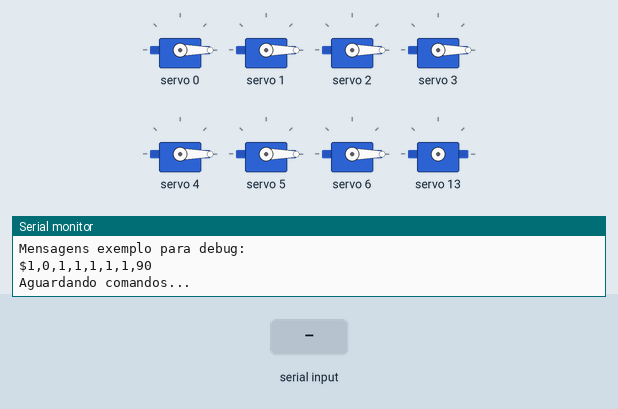
This sketch was run on a simulated Arduino Mega 2560, built with avr-gcc and run on an emulated ATmega2560. On the bench: 8 × servo, the last lines printed to the serial monitor. The test bench sets the inputs (shaded band).

Above: at 1.2 s.
1.3 s: "90,45,200\n" received over the second serial link
2.8 s: "30,150\n" received over the second serial link
At 3.9 s:
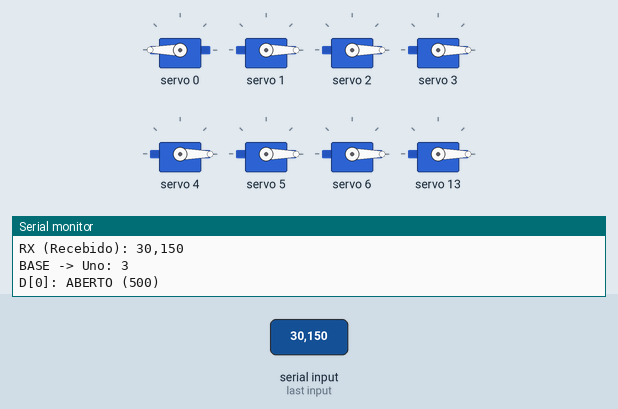
4.3 s: "30,150,10\n" received over the second serial link
At 5.1 s:
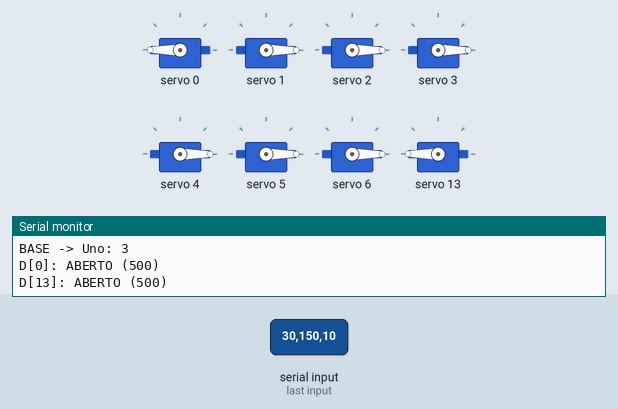
5.8 s: "90,45\n" received over the second serial link
At 6.2 s:
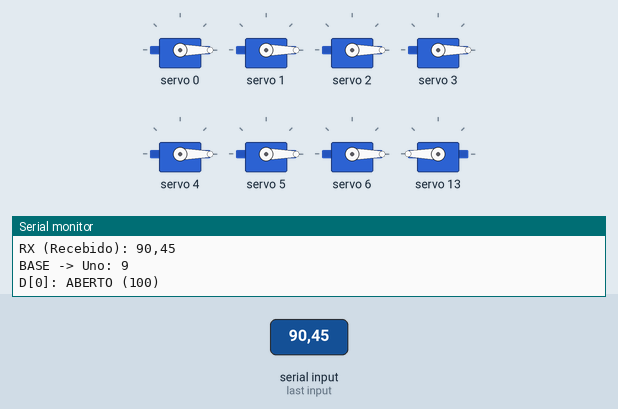
7.3 s: "1,90,45\n" received over the second serial link
At 8.6 s:
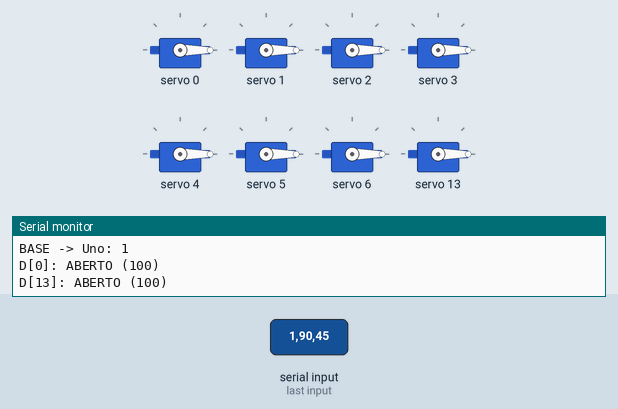
Timing chart, 0 to 9.8 s (numbered marks = the images above; inputs shaded):
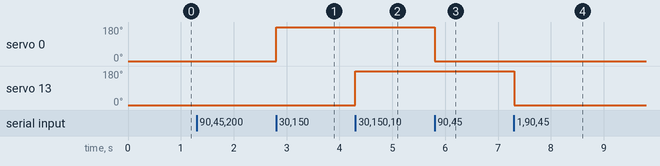

Measured:
- after the input at 2.8 s, servo 0: 0° → 180° at once
- after the input at 4.3 s, servo 13: 0° → 180° at once
- after the input at 5.8 s, servo 0: 180° → 0° at once
- after the input at 7.3 s, servo 13: 180° → 0° at once

The sketch:

MotorDriver_PT.ino
```cpp
/*
 * ======================================================================================
 *                        NOME DO FICHEIRO: MotorDriver_PT.ino
 * ======================================================================================
 *
 * DESCRIÇÃO PARA PRINCIPIANTES:
 * Este é um programa para um Arduino Mega. O Arduino é como o "cérebro" eletrónico
 * que controla o braço robótico.
 *
 * O que este programa faz:
 * 1. Recebe ordens do "cérebro de visão" (o Raspberry Pi ou computador).
 * 2. As ordens vêm em forma de mensagem de texto (ex: "$1,0,1,1,1,1,1,90").
 * 3. O Arduino lê essa mensagem e traduz para movimentos físicos nos motores.
 *
 * TIPOS DE MOTORES USADOS:
 * - Servo Motores (controlados pela placa PCA9685): Usados para os dedos, cotovelo e rotação da mão.
 * - Motor de Passo/Stepper (controlado por outro Arduino Uno): Usado para rodar a base do braço.
 *
 * LINGUAGEM: C++ (Linguagem padrão do Arduino)
 * ======================================================================================
 */

// --- BIBLIOTECAS (Livrarias de código) ---
// Estas linhas "chamam" código extra que já foi escrito por outras pessoas
// para nos ajudar a falar com componentes específicos.
#include <Wire.h>                     // Permite a comunicação I2C (usada para falar com a placa dos servos)
#include <Adafruit_PWMServoDriver.h>  // Biblioteca específica para controlar a placa de servos (PCA9685)

// Criar o "objeto" que controla os servos. Imagine isto como contratar um gestor para os motores.
Adafruit_PWMServoDriver pwm = Adafruit_PWMServoDriver();

// --- CALIBRAÇÃO (Ajustes mecânicos) ---
// Estes valores definem os limites físicos dos motores para não partirem o braço.
// Um servo motor move-se com base num sinal de "pulso".
#define SERVOMIN  100  // Valor do pulso para o motor ir para a posição MÍNIMA
#define SERVOMAX  500  // Valor do pulso para o motor ir para a posição MÁXIMA

// --- VARIÁVEIS GLOBAIS ---
// Gavetas na memória para guardar números que vamos usar muitas vezes.
int PULSO_ABERTO;  // Guardará o valor necessário para ABRIR a mão (90 graus)
int PULSO_FECHADO; // Guardará o valor necessário para FECHAR a mão (0 graus)

// --- DEFINIÇÃO DE PINOS / PORTAS (Onde ligamos os cabos) ---
// Placa PCA9685 tem várias portas numeradas de 0 a 15.
// Aqui damos nomes a esses números para ser mais fácil de ler o código.
#define PORTA_COTOVELO 0   // O motor do cotovelo está ligado na porta 0
#define PORTA_DEDO1    13  // Dedo Polegar
#define PORTA_DEDO2    11  // Dedo Indicador
#define PORTA_DEDO3    10  // Dedo Médio
#define PORTA_DEDO4    15  // Dedo Anelar
#define PORTA_DEDO5    14  // Dedo Mínimo
#define PORTA_ROTACAO  12  // O motor que roda o pulso

// --- COMUNICAÇÃO (Conversa entre máquinas) ---
// Variáveis para receber texto do Raspberry Pi
char g_bufferPC[100];          // Uma "frase" pode ter até 100 letras
bool g_mensagemPronta = false; // "Bandeira" que sobe quando uma frase completa chegou
int g_bufferIndex = 0;         // Contador para saber em que letra vamos

/*
 * ======================================================================================
 * FUNÇÃO SETUP (Configuração Inicial)
 * Esta função corre apenas UMA VEZ quando ligamos o Arduino.
 * Serve para preparar tudo antes de começar a trabalhar.
 * ======================================================================================
 */
void setup() {
  // 1. Iniciar Comunicações (Canais de Rádio)
  // Serial:  Ligação ao computador (cabo USB) para ver mensagens de erro no ecrã (Debug).
  // Serial2: Ligação ao Arduino Uno (que controla a base rotativa).
  // Serial3: Ligação ao Raspberry Pi (o cérebro da visão).

  Serial.begin(115200);   // Velocidade rápida para o PC
  Serial2.begin(9600);    // Velocidade normal para o Arduino Uno
  Serial3.begin(115200);  // Velocidade rápida para o Raspberry Pi

  // 2. Iniciar o Controlador de Servos (PCA9685)
  pwm.begin();           // Acorda a placa de servos
  pwm.setPWMFreq(50);    // Define a frequência para 50Hz (padrão para servos analógicos)
  Wire.setClock(400000); // Acelera a comunicação I2C para responder mais depressa

  // 3. PRÉ-CÁLCULO DE POSIÇÕES
  // A função 'map' traduz graus (0-180) para valores de pulso do motor (100-500).
  // Estamos a calcular isto agora para não ter de fazer contas a toda a hora.
  PULSO_ABERTO  = map(0, 0, 180, SERVOMIN, SERVOMAX);   // 0 graus = Aberto
  PULSO_FECHADO = map(180, 0, 180, SERVOMIN, SERVOMAX); // 180 graus = Fechado

  delay(10); // Pequena pausa para garantir que tudo estabiliza

  // 4. Posição de Início
  moverTodos(0); // Manda todos os servos para a posição 0 (repouso)

  // Mensagens para o humano ler no ecrã do PC
  Serial.println("MEGA PRONTO (MODO TURBO 115200) + ROTACAO + DEBUG ATIVADO");
  Serial.println("Mensagens exemplo para debug: ");
  Serial.println("$1,0,1,1,1,1,1,90");
  Serial.println("Aguardando comandos...");
}

/*
 * ======================================================================================
 * FUNÇÃO LOOP (Ciclo Infinito)
 * Esta função repete-se para sempre, milhares de vezes por segundo.
 * Aqui é onde o Arduino "vive" e trabalha.
 * ======================================================================================
 */
void loop() {
  // --- PARTE 1: ESCUTAR O RASPBERRY PI ---
  // Enquanto houver dados a chegar do Pi e a mensagem não estiver terminada...
  while (Serial3.available() > 0 && !g_mensagemPronta) {
    char inChar = Serial3.read(); // Lê uma letra

    if (inChar == '$') {
      // O símbolo '$' marca o INÍCIO de uma nova mensagem.
      // Se virmos isto, reiniciamos o contador para começar a escrever do zero.
      g_bufferIndex = 0;
    }
    else if (inChar == '\n') {
      // O símbolo '\n' (mudança de linha) marca o FIM da mensagem.
      g_bufferPC[g_bufferIndex] = '\0'; // Fecha a "string" (texto) corretamente
      g_mensagemPronta = true;          // Levanta a bandeira: "Temos uma ordem!"
    }
    else if (g_bufferIndex < 99) {
      // Se não for início nem fim, é conteúdo (ex: '1', ',', '9').
      // Guardamos no buffer e avançamos o contador.
      g_bufferPC[g_bufferIndex] = inChar;
      g_bufferIndex++;
    }
  }

  // --- PARTE 2: EXECUTAR A ORDEM ---
  // Se a bandeira estiver levantada (mensagem completa recebida)...
  if (g_mensagemPronta) {
    processarMensagemRapida(); // Chama a função que distribui as tarefas
    g_mensagemPronta = false;  // Baixa a bandeira e prepara para a próxima
    g_bufferIndex = 0;
  }
}

/*
 * ======================================================================================
 * FUNÇÃO: processarMensagemRapida
 * Objetivo: Pegar no texto recebido e comandar cada motor individualmente.
 * Formato da mensagem esperada: "$orient,flex,d1,d2,d3,d4,d5,rotacao"
 *
 * Exemplo: "1,0,1,1,1,1,1,90"
 * Significa:
 *   - Orientação (Base): 1
 *   - Flexão (Cotovelo): 0
 *   - Dedos (1-5): Todos 1 (fechados/abertos dependendo da lógica)
 *   - Rotação: 90 graus
 * ======================================================================================
 */
void processarMensagemRapida() {
  // DEBUG: Mostra no ecrã do PC o que o Arduino acabou de ouvir
  Serial.print("RX (Recebido): ");
  Serial.println(g_bufferPC);

  // A função 'strtok' serve para "partir" o texto sempre que encontra uma vírgula.

  // --- PASSO 1: BASE (Arduino Uno) ---
  // Pega na primeira parte do texto (antes da primeira vírgula)
  char* token = strtok(g_bufferPC, ",");
  if (token == NULL) return; // Se não houver nada, cancela (segurança)

  // Envia essa ordem para o outro Arduino (Uno) que controla a base
  Serial2.write(token[0]);
  Serial.print("BASE -> Uno: ");
  Serial.println(token[0]);

  // --- PASSO 2: SERVOS (Mão e Cotovelo) ---
  // Para cada componente, lemos o próximo pedaço do texto e movemos o motor.

  // Cotovelo (Digital: 0 ou 1)
  moverDigital(PORTA_COTOVELO);

  // Dedos (Digital: 0 ou 1)
  moverDigital(PORTA_DEDO1); // Polegar
  moverDigital(PORTA_DEDO2); // Indicador
  moverDigital(PORTA_DEDO3); // Médio
  moverDigital(PORTA_DEDO4); // Anelar
  moverDigital(PORTA_DEDO5); // Mínimo

  // --- PASSO 3: ROTAÇÃO DO PULSO (Analógico: 0 a 180 graus) ---
  moverAnalogico(PORTA_ROTACAO);
}

/*
 * ======================================================================================
 * FUNÇÃO: moverDigital
 * Objetivo: Controlar motores que só têm dois estados (Aberto/Fechado).
 * Argumentos: 'porta' (qual o motor que vamos mexer).
 * ======================================================================================
 */
inline void moverDigital(int porta) {
  // 'strtok(NULL, ",")' pede o PRÓXIMO pedaço de texto após a última vírgula encontrada
  char* token = strtok(NULL, ",");

  if (token != NULL) {
    // Verifica se a ordem é "1" ou "0"
    // Sintaxe: (condição) ? valor_se_verdadeiro : valor_se_falso
    int pulso = (token[0] == '1') ? PULSO_FECHADO : PULSO_ABERTO;

    // Manda a ordem para a placa de servos
    pwm.setPWM(porta, 0, pulso);

    // Mensagem de debug para o técnico ver no PC
    Serial.print("D["); Serial.print(porta); Serial.print("]: ");
    Serial.print(token[0] == '0' ? "FECHADO" : "ABERTO");
    Serial.print(" ("); Serial.print(pulso); Serial.println(")");
  }
}

/*
 * ======================================================================================
 * FUNÇÃO: moverAnalogico
 * Objetivo: Controlar motores que podem estar em qualquer ângulo (0-180).
 * USADO PARA: Rotação do pulso.
 * ======================================================================================
 */
inline void moverAnalogico(int porta) {
  char* token = strtok(NULL, ",");

  if (token != NULL) {
    // 'atoi' converte texto ("123") para número inteiro (123)
    int angulo = atoi(token);

    // SEGURANÇA: Impedir que o motor tente ir além dos limites físicos
    if (angulo < 0) angulo = 0;
    if (angulo > 180) angulo = 180;

    // Traduz o ângulo (0-180) para o "idioma" do motor (pulsos)
    int pulso = map(angulo, 0, 180, SERVOMIN, SERVOMAX);

    // Executa o movimento
    pwm.setPWM(porta, 0, pulso);

    Serial.print("ROT["); Serial.print(porta); Serial.print("]: ");
    Serial.print(angulo);
    Serial.print(" deg ("); Serial.print(pulso); Serial.println(")");
  }
}

/*
 * ======================================================================================
 * FUNÇÃO: moverTodos
 * Objetivo: Mover todos os motores para um ângulo específico de uma vez.
 * Útil para inicialização.
 * ======================================================================================
 */
void moverTodos(int ang) {
  int pulso = map(ang, 0, 180, SERVOMIN, SERVOMAX);
  // Loop 'for': Repete para cada motor de 0 a 6
  for (int i = 0; i <= 6; i++) {
    pwm.setPWM(i, 0, pulso);
  }
}
```
